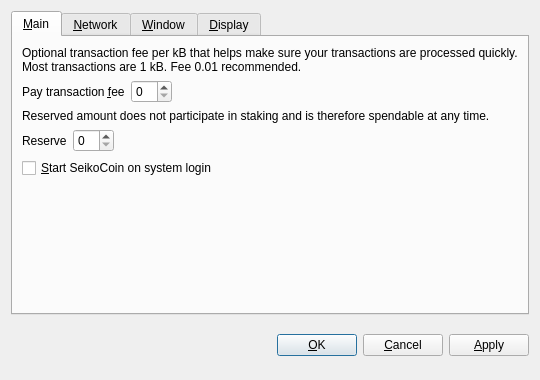
<?xml version="1.0" encoding="UTF-8"?>
<ui version="4.0">
 <class>OptionsDialog</class>
 <widget class="QDialog" name="OptionsDialog">
  <property name="geometry">
   <rect>
    <x>0</x>
    <y>0</y>
    <width>540</width>
    <height>380</height>
   </rect>
  </property>
  <property name="windowTitle">
   <string>Options</string>
  </property>
  <property name="modal">
   <bool>true</bool>
  </property>
  <layout class="QVBoxLayout" name="verticalLayout">
   <item>
    <widget class="QTabWidget" name="tabWidget">
     <property name="tabPosition">
      <enum>QTabWidget::North</enum>
     </property>
     <property name="currentIndex">
      <number>0</number>
     </property>
     <widget class="QWidget" name="tabMain">
      <attribute name="title">
       <string>&amp;Main</string>
      </attribute>
      <layout class="QVBoxLayout" name="verticalLayout_Main">
       <item>
        <widget class="QLabel" name="transactionFeeInfoLabel">
         <property name="text">
          <string>Optional transaction fee per kB that helps make sure your transactions are processed quickly. Most transactions are 1 kB. Fee 0.01 recommended.</string>
         </property>
         <property name="textFormat">
          <enum>Qt::PlainText</enum>
         </property>
         <property name="wordWrap">
          <bool>true</bool>
         </property>
        </widget>
       </item>
       <item>
        <layout class="QHBoxLayout" name="horizontalLayoutFee">
         <item>
          <widget class="QLabel" name="transactionFeeLabel">
           <property name="text">
            <string>Pay transaction &amp;fee</string>
           </property>
           <property name="textFormat">
            <enum>Qt::PlainText</enum>
           </property>
           <property name="buddy">
            <cstring>transactionFee</cstring>
           </property>
          </widget>
         </item>
         <item>
          <widget class="BitcoinAmountField" name="transactionFee"/>
         </item>
         <item>
          <spacer name="horizontalSpacerFee">
           <property name="orientation">
            <enum>Qt::Horizontal</enum>
           </property>
           <property name="sizeHint" stdset="0">
            <size>
             <width>40</width>
             <height>20</height>
            </size>
           </property>
          </spacer>
         </item>
        </layout>
       </item>
       <item>
        <widget class="QLabel" name="reserveBalanceInfoLabel">
         <property name="text">
          <string>Reserved amount does not participate in staking and is therefore spendable at any time.</string>
         </property>
         <property name="textFormat">
          <enum>Qt::PlainText</enum>
         </property>
         <property name="wordWrap">
          <bool>true</bool>
         </property>
        </widget>
       </item>
       <item>
        <layout class="QHBoxLayout" name="horizontalLayoutReserveBalance">
         <item>
          <widget class="QLabel" name="reserveBalanceLabel">
           <property name="text">
            <string>Reserve</string>
           </property>
           <property name="textFormat">
            <enum>Qt::PlainText</enum>
           </property>
           <property name="buddy">
            <cstring>reserveBalance</cstring>
           </property>
          </widget>
         </item>
         <item>
          <widget class="BitcoinAmountField" name="reserveBalance"/>
         </item>
         <item>
          <spacer name="horizontalSpacerReserveBalance">
           <property name="orientation">
            <enum>Qt::Horizontal</enum>
           </property>
           <property name="sizeHint" stdset="0">
            <size>
             <width>40</width>
             <height>20</height>
            </size>
           </property>
          </spacer>
         </item>
        </layout>
       </item>
       <item>
        <widget class="QCheckBox" name="bitcoinAtStartup">
         <property name="toolTip">
          <string>Automatically start SeikoCoin after logging in to the system.</string>
         </property>
         <property name="text">
          <string>&amp;Start SeikoCoin on system login</string>
         </property>
        </widget>
       </item>
       <item>
        <spacer name="verticalSpacer_Main">
         <property name="orientation">
          <enum>Qt::Vertical</enum>
         </property>
         <property name="sizeHint" stdset="0">
          <size>
           <width>20</width>
           <height>40</height>
          </size>
         </property>
        </spacer>
       </item>
      </layout>
     </widget>
     <widget class="QWidget" name="tabNetwork">
      <attribute name="title">
       <string>&amp;Network</string>
      </attribute>
      <layout class="QVBoxLayout" name="verticalLayout_Network">
       <item>
        <widget class="QCheckBox" name="mapPortUpnp">
         <property name="toolTip">
          <string>Automatically open the SeikoCoin client port on the router. This only works when your router supports UPnP and it is enabled.</string>
         </property>
         <property name="text">
          <string>Map port using &amp;UPnP</string>
         </property>
        </widget>
       </item>
       <item>
        <widget class="QCheckBox" name="connectSocks">
         <property name="toolTip">
          <string>Connect to the SeikoCoin network through a SOCKS proxy (e.g. when connecting through Tor).</string>
         </property>
         <property name="text">
          <string>&amp;Connect through SOCKS proxy:</string>
         </property>
        </widget>
       </item>
       <item>
        <layout class="QHBoxLayout" name="horizontalLayout_Network">
         <item>
          <widget class="QLabel" name="proxyIpLabel">
           <property name="text">
            <string>Proxy &amp;IP:</string>
           </property>
           <property name="textFormat">
            <enum>Qt::PlainText</enum>
           </property>
           <property name="buddy">
            <cstring>proxyIp</cstring>
           </property>
          </widget>
         </item>
         <item>
          <widget class="QValidatedLineEdit" name="proxyIp">
           <property name="maximumSize">
            <size>
             <width>140</width>
             <height>16777215</height>
            </size>
           </property>
           <property name="toolTip">
            <string>IP address of the proxy (e.g. 127.0.0.1)</string>
           </property>
          </widget>
         </item>
         <item>
          <widget class="QLabel" name="proxyPortLabel">
           <property name="text">
            <string>&amp;Port:</string>
           </property>
           <property name="textFormat">
            <enum>Qt::PlainText</enum>
           </property>
           <property name="buddy">
            <cstring>proxyPort</cstring>
           </property>
          </widget>
         </item>
         <item>
          <widget class="QLineEdit" name="proxyPort">
           <property name="maximumSize">
            <size>
             <width>55</width>
             <height>16777215</height>
            </size>
           </property>
           <property name="toolTip">
            <string>Port of the proxy (e.g. 9050)</string>
           </property>
          </widget>
         </item>
         <item>
          <widget class="QLabel" name="socksVersionLabel">
           <property name="text">
            <string>SOCKS &amp;Version:</string>
           </property>
           <property name="textFormat">
            <enum>Qt::PlainText</enum>
           </property>
           <property name="buddy">
            <cstring>socksVersion</cstring>
           </property>
          </widget>
         </item>
         <item>
          <widget class="QValueComboBox" name="socksVersion">
           <property name="toolTip">
            <string>SOCKS version of the proxy (e.g. 5)</string>
           </property>
          </widget>
         </item>
         <item>
          <spacer name="horizontalSpacer_Network">
           <property name="orientation">
            <enum>Qt::Horizontal</enum>
           </property>
           <property name="sizeHint" stdset="0">
            <size>
             <width>40</width>
             <height>20</height>
            </size>
           </property>
          </spacer>
         </item>
        </layout>
       </item>
       <item>
        <spacer name="verticalSpacer_Network">
         <property name="orientation">
          <enum>Qt::Vertical</enum>
         </property>
         <property name="sizeHint" stdset="0">
          <size>
           <width>20</width>
           <height>40</height>
          </size>
         </property>
        </spacer>
       </item>
      </layout>
     </widget>
     <widget class="QWidget" name="tabWindow">
      <attribute name="title">
       <string>&amp;Window</string>
      </attribute>
      <layout class="QVBoxLayout" name="verticalLayout_Window">
       <item>
        <widget class="QCheckBox" name="minimizeToTray">
         <property name="toolTip">
          <string>Show only a tray icon after minimizing the window.</string>
         </property>
         <property name="text">
          <string>&amp;Minimize to the tray instead of the taskbar</string>
         </property>
        </widget>
       </item>
       <item>
        <widget class="QCheckBox" name="minimizeOnClose">
         <property name="toolTip">
          <string>Minimize instead of exit the application when the window is closed. When this option is enabled, the application will be closed only after selecting Quit in the menu.</string>
         </property>
         <property name="text">
          <string>M&amp;inimize on close</string>
         </property>
        </widget>
       </item>
       <item>
        <spacer name="verticalSpacer_Window">
         <property name="orientation">
          <enum>Qt::Vertical</enum>
         </property>
         <property name="sizeHint" stdset="0">
          <size>
           <width>20</width>
           <height>40</height>
          </size>
         </property>
        </spacer>
       </item>
      </layout>
     </widget>
     <widget class="QWidget" name="tabDisplay">
      <attribute name="title">
       <string>&amp;Display</string>
      </attribute>
      <layout class="QVBoxLayout" name="verticalLayout_Display">
       <item>
        <layout class="QHBoxLayout" name="horizontalLayout_1_Display">
         <item>
          <widget class="QLabel" name="langLabel">
           <property name="text">
            <string>User Interface &amp;language:</string>
           </property>
           <property name="textFormat">
            <enum>Qt::PlainText</enum>
           </property>
           <property name="buddy">
            <cstring>lang</cstring>
           </property>
          </widget>
         </item>
         <item>
          <widget class="QValueComboBox" name="lang">
           <property name="toolTip">
            <string>The user interface language can be set here. This setting will take effect after restarting SeikoCoin.</string>
           </property>
          </widget>
         </item>
        </layout>
       </item>
       <item>
        <layout class="QHBoxLayout" name="horizontalLayout_2_Display">
         <item>
          <widget class="QLabel" name="unitLabel">
           <property name="text">
            <string>&amp;Unit to show amounts in:</string>
           </property>
           <property name="textFormat">
            <enum>Qt::PlainText</enum>
           </property>
           <property name="buddy">
            <cstring>unit</cstring>
           </property>
          </widget>
         </item>
         <item>
          <widget class="QValueComboBox" name="unit">
           <property name="toolTip">
            <string>Choose the default subdivision unit to show in the interface and when sending coins.</string>
           </property>
          </widget>
         </item>
        </layout>
       </item>
       <item>
        <widget class="QCheckBox" name="displayAddresses">
         <property name="toolTip">
          <string>Whether to show SeikoCoin addresses in the transaction list or not.</string>
         </property>
         <property name="text">
          <string>&amp;Display addresses in transaction list</string>
         </property>
        </widget>
       </item>
       <item>
        <widget class="QCheckBox" name="coinControlFeatures">
         <property name="toolTip">
          <string>Whether to show coin control features or not.</string>
         </property>
         <property name="text">
          <string>Display coin &amp;control features (experts only!)</string>
         </property>
        </widget>
       </item>
       <item>
        <spacer name="verticalSpacer_Display">
         <property name="orientation">
          <enum>Qt::Vertical</enum>
         </property>
         <property name="sizeHint" stdset="0">
          <size>
           <width>20</width>
           <height>40</height>
          </size>
         </property>
        </spacer>
       </item>
      </layout>
     </widget>
    </widget>
   </item>
   <item>
    <layout class="QHBoxLayout" name="horizontalLayout_Buttons">
     <item>
      <spacer name="horizontalSpacer_1">
       <property name="orientation">
        <enum>Qt::Horizontal</enum>
       </property>
       <property name="sizeHint" stdset="0">
        <size>
         <width>40</width>
         <height>48</height>
        </size>
       </property>
      </spacer>
     </item>
     <item>
      <widget class="QLabel" name="statusLabel">
       <property name="font">
        <font>
         <weight>75</weight>
         <bold>true</bold>
        </font>
       </property>
       <property name="text">
        <string/>
       </property>
       <property name="textFormat">
        <enum>Qt::PlainText</enum>
       </property>
       <property name="wordWrap">
        <bool>true</bool>
       </property>
      </widget>
     </item>
     <item>
      <spacer name="horizontalSpacer_2">
       <property name="orientation">
        <enum>Qt::Horizontal</enum>
       </property>
       <property name="sizeHint" stdset="0">
        <size>
         <width>40</width>
         <height>48</height>
        </size>
       </property>
      </spacer>
     </item>
     <item>
      <widget class="QPushButton" name="okButton">
       <property name="text">
        <string>&amp;OK</string>
       </property>
      </widget>
     </item>
     <item>
      <widget class="QPushButton" name="cancelButton">
       <property name="text">
        <string>&amp;Cancel</string>
       </property>
       <property name="autoDefault">
        <bool>false</bool>
       </property>
      </widget>
     </item>
     <item>
      <widget class="QPushButton" name="applyButton">
       <property name="text">
        <string>&amp;Apply</string>
       </property>
       <property name="autoDefault">
        <bool>false</bool>
       </property>
      </widget>
     </item>
    </layout>
   </item>
  </layout>
 </widget>
 <customwidgets>
  <customwidget>
   <class>BitcoinAmountField</class>
   <extends>QSpinBox</extends>
   <header>bitcoinamountfield.h</header>
  </customwidget>
  <customwidget>
   <class>QValueComboBox</class>
   <extends>QComboBox</extends>
   <header>qvaluecombobox.h</header>
  </customwidget>
  <customwidget>
   <class>QValidatedLineEdit</class>
   <extends>QLineEdit</extends>
   <header>qvalidatedlineedit.h</header>
  </customwidget>
 </customwidgets>
 <resources/>
 <connections/>
</ui>
